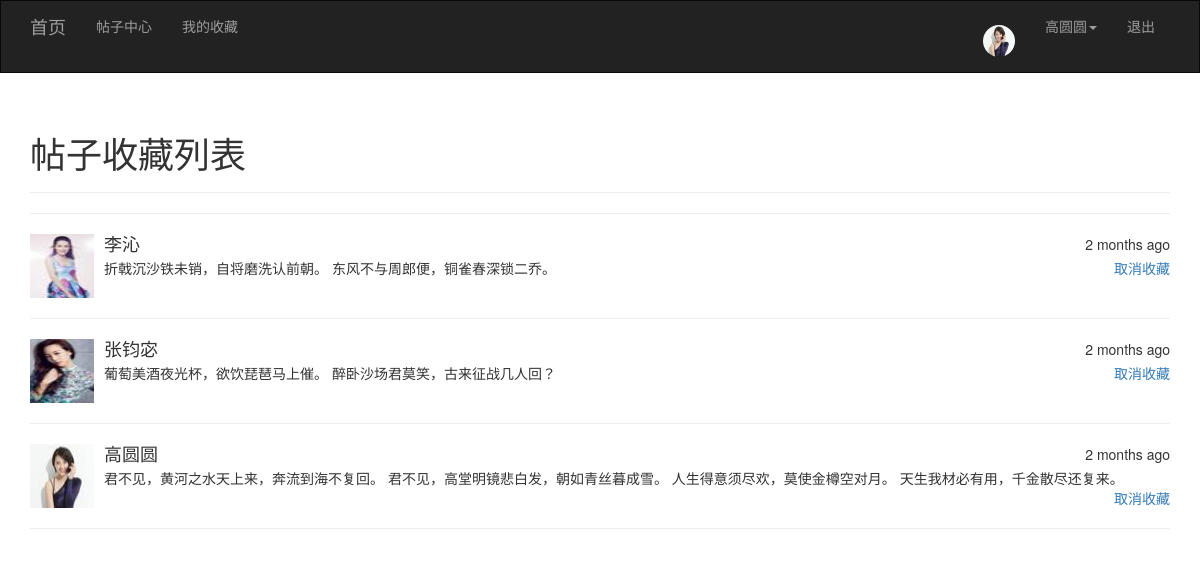
The page /post/mycollect/ (signed in) on the database its author committed.
### app/models/user.py (models this page shows, shortened)
class User(UserMixin,db.Model):
    __tablename__='users'
    id = Column(Integer,primary_key=True)
    username = Column(String(32),unique=True)
    password_hash = Column(String(128))
    email = Column(String(64))
    icon = Column(String(64),default='1.jpg')
    confirmed = Column(Boolean,default=False)
    post = db.relationship('Post', backref='user', lazy='dynamic')
    @property
    def password(self):
        raise AttributeError('密码不可读')

### app/models/post.py (models this page shows)
class Post(db.Model):
    __tablename__='posts'
    id = Column(Integer,primary_key=True)
    rid = Column(Integer,index=True,default=0)
    title = Column(Text)
    content = Column(Text)
    click = Column(Integer,default=0)
    timestamp = Column(DateTime,default=datetime.utcnow)
    users = db.relationship('User',backref = 'posts',secondary = user_posts,lazy='dynamic')
    uid = db.Column(Integer,ForeignKey('users.id'))

### app/views/post.py (the view)
@post.route('/mycollect/')
@login_required
def mycollect():
    postlist =current_user.posts
    return render_template('post/mycollect.html', postlist=postlist)

### app/models/user.py (called while the page is built)
@login_manager.user_loader
def user_loader(user_id):
    return User.query.get(user_id)

### app/templates/post/mycollect.html (shortened to what this page needs)
{% extends 'common/base.html' %}
{% block page_content %}
<div class="page-header"><h1>帖子收藏列表</h1></div>
    {% for p in postlist %}
        <hr />
        <div class="media">
            <div class="media-left">
                <a href="#">
                    <img class="media-object" src="{{ url_for('static', filename='upload/'+p.user.icon) }}" alt="头像" style="height: 64px; width: 64px;">
                </a>
            </div>
            <div class="media-body">
                <div style="float: right;">{{ moment(p.timestamp).fromNow() }}</div>
                <h4 class="media-heading">{{ p.user.username }}</h4>
                {{ p.content }}
                 <div style="float:right;"><a href="{{ url_for('post.discollect',id =p.id) }}">取消收藏</a></div>
            </div>
        </div>
    {% endfor %}
    <hr />
{% endblock %}

### app/templates/common/base.html (shortened to what this page needs)
{% extends 'bootstrap/base.html' %}
{% import 'bootstrap/wtf.html' as wtf %}
{% block head %}
    {{ super() }}
{% endblock %}
{% block navbar %}
    <nav class="navbar navbar-inverse" style="border-radius: 0px;">
        <div class="container">
            <div class="navbar-header">
                <a class="navbar-brand" href="{{ url_for('main.index') }}">首页</a>
            </div>
            <div class="collapse navbar-collapse">
                <ul class="nav navbar-nav">
                    <li><a href="{{ url_for('post.publish') }}">帖子中心</a></li>
                    <li><a href="{{ url_for('post.mycollect') }}">我的收藏</a></li>
                </ul>
                <ul class="nav navbar-nav navbar-right">
                    {% if current_user.is_authenticated %}
                        <li><a href="{{ url_for('post.list',id=current_user.id) }}"><img src="{{ url_for('static',filename='upload/'+current_user.icon) }}" alt=""
                                 style="width: 32px;height: 32px;margin-top: 9px;border-radius: 16px;"></a></li>
                        <li class="dropdown">
                            <a href="#" class="dropdown-toggle" data-toggle="dropdown" role="button"
                               aria-haspopup="true"
                               aria-expanded="false">{{ current_user.username }}<span class="caret"></span></a>
                        </li>
                        <li><a href="{{ url_for('user.logout') }}">退出</a></li>
                    {% else %}
                        <li><a href="{{ url_for('user.login') }}">登录</a></li>
                        <li><a href="{{ url_for('user.register') }}">注册</a></li>
                    {% endif %}
                </ul>
            </div>
        </div>
    </nav>
{% endblock %}
{% block content %}
    <div class="container">
        {% block page_content %}{% endblock %}
    </div>
{% endblock %}

### rows shown on the page
User: icon (picture), username "高圆圆"
Post: icon (picture), timestamp "2 months ago", user.username "李沁", content "折戟沉沙铁未销，自将磨洗认前朝。 东风不与周郎便，铜雀春深锁二乔。"
Post: icon (picture), timestamp "2 months ago", user.username "张钧宓", content "葡萄美酒夜光杯，欲饮琵琶马上催。 醉卧沙场君莫笑，古来征战几人回？"
Post: icon (picture), timestamp "2 months ago", user.username "高圆圆", content "君不见，黄河之水天上来，奔流到海不复回。 君不见，高堂明镜悲白发，朝如青丝暮成雪。 人生得意须尽欢，莫使金樽空对月。 天生我材必有用，千金散尽还复来。"
